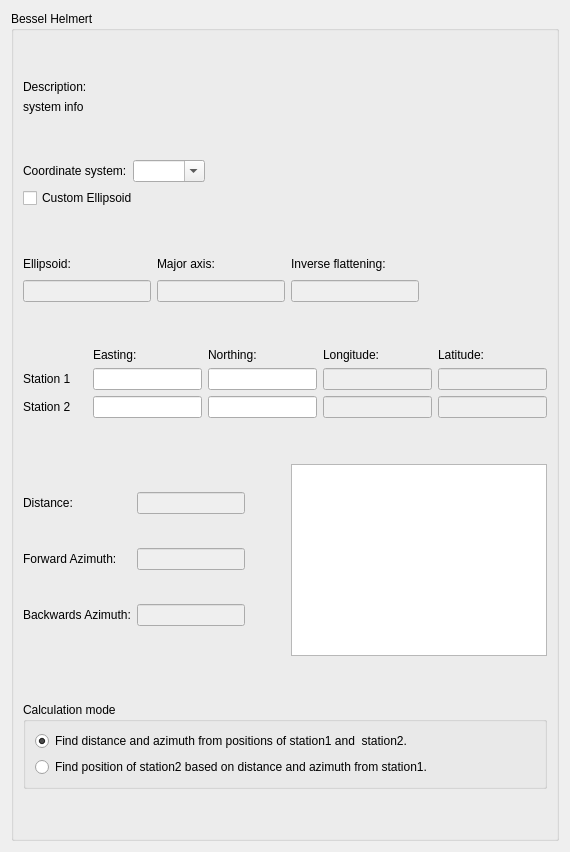
      <widget class="QWidget" name="tab_utilities">
       <attribute name="title">
        <string>Bessel Helmert</string>
       </attribute>
       <attribute name="toolTip">
        <string>Varoious geodetic utilities</string>
       </attribute>
       <layout class="QVBoxLayout" name="verticalLayout_7">
        <item>
         <widget class="QGroupBox" name="gb_bshlm">
          <property name="title">
           <string>Bessel Helmert</string>
          </property>
          <layout class="QVBoxLayout" name="verticalLayout_6">
           <item>
            <spacer name="verticalSpacer_20">
             <property name="orientation">
              <enum>Qt::Vertical</enum>
             </property>
             <property name="sizeHint" stdset="0">
              <size>
               <width>20</width>
               <height>40</height>
              </size>
             </property>
            </spacer>
           </item>
           <item>
            <layout class="QGridLayout" name="gridLayout_16">
             <item row="0" column="0">
              <widget class="QLabel" name="label_10">
               <property name="text">
                <string>Description:</string>
               </property>
              </widget>
             </item>
             <item row="1" column="0">
              <widget class="QLabel" name="lbl_bshlm_description">
               <property name="text">
                <string>system info</string>
               </property>
              </widget>
             </item>
            </layout>
           </item>
           <item>
            <spacer name="verticalSpacer_16">
             <property name="orientation">
              <enum>Qt::Vertical</enum>
             </property>
             <property name="sizeHint" stdset="0">
              <size>
               <width>20</width>
               <height>40</height>
              </size>
             </property>
            </spacer>
           </item>
           <item>
            <layout class="QGridLayout" name="gridLayout_13">
             <item row="2" column="1">
              <widget class="QLabel" name="label_2">
               <property name="text">
                <string>Coordinate system:</string>
               </property>
              </widget>
             </item>
             <item row="2" column="2">
              <widget class="QComboBox" name="cb_bshlm_system">
               <property name="editable">
                <bool>true</bool>
               </property>
              </widget>
             </item>
             <item row="2" column="6">
              <spacer name="horizontalSpacer_8">
               <property name="orientation">
                <enum>Qt::Horizontal</enum>
               </property>
               <property name="sizeHint" stdset="0">
                <size>
                 <width>40</width>
                 <height>20</height>
                </size>
               </property>
              </spacer>
             </item>
            </layout>
           </item>
           <item>
            <widget class="QCheckBox" name="chb_bshlm_custom_ellipsoid">
             <property name="enabled">
              <bool>true</bool>
             </property>
             <property name="text">
              <string>Custom Ellipsoid</string>
             </property>
            </widget>
           </item>
           <item>
            <spacer name="verticalSpacer_9">
             <property name="orientation">
              <enum>Qt::Vertical</enum>
             </property>
             <property name="sizeHint" stdset="0">
              <size>
               <width>20</width>
               <height>40</height>
              </size>
             </property>
            </spacer>
           </item>
           <item>
            <layout class="QGridLayout" name="gridLayout_15">
             <item row="1" column="0">
              <widget class="QLabel" name="lbl_bshlm_ellipsoid">
               <property name="text">
                <string>Ellipsoid:</string>
               </property>
              </widget>
             </item>
             <item row="1" column="2">
              <widget class="QLabel" name="label_12">
               <property name="text">
                <string>Inverse flattening:</string>
               </property>
              </widget>
             </item>
             <item row="1" column="1">
              <widget class="QLabel" name="label_11">
               <property name="text">
                <string>Major axis:</string>
               </property>
              </widget>
             </item>
             <item row="2" column="0">
              <widget class="QLineEdit" name="txt_bshlm_ellipsoid">
               <property name="enabled">
                <bool>false</bool>
               </property>
               <property name="readOnly">
                <bool>false</bool>
               </property>
              </widget>
             </item>
             <item row="2" column="2">
              <widget class="QLineEdit" name="txt_bshlm_flattening">
               <property name="enabled">
                <bool>false</bool>
               </property>
               <property name="readOnly">
                <bool>false</bool>
               </property>
              </widget>
             </item>
             <item row="2" column="1">
              <widget class="QLineEdit" name="txt_bshlm_axis">
               <property name="enabled">
                <bool>false</bool>
               </property>
               <property name="readOnly">
                <bool>false</bool>
               </property>
              </widget>
             </item>
             <item row="1" column="3">
              <spacer name="horizontalSpacer_9">
               <property name="orientation">
                <enum>Qt::Horizontal</enum>
               </property>
               <property name="sizeHint" stdset="0">
                <size>
                 <width>40</width>
                 <height>20</height>
                </size>
               </property>
              </spacer>
             </item>
            </layout>
           </item>
           <item>
            <spacer name="verticalSpacer_12">
             <property name="orientation">
              <enum>Qt::Vertical</enum>
             </property>
             <property name="sizeHint" stdset="0">
              <size>
               <width>20</width>
               <height>40</height>
              </size>
             </property>
            </spacer>
           </item>
           <item>
            <layout class="QGridLayout" name="gridLayout_8">
             <item row="1" column="2">
              <widget class="QLineEdit" name="txt_bshlm_x1"/>
             </item>
             <item row="1" column="3">
              <widget class="QLineEdit" name="txt_bshlm_y1"/>
             </item>
             <item row="0" column="1">
              <widget class="QLabel" name="label">
               <property name="text">
                <string/>
               </property>
              </widget>
             </item>
             <item row="0" column="2">
              <widget class="QLabel" name="lbl_bshlm_x">
               <property name="text">
                <string>Easting:</string>
               </property>
              </widget>
             </item>
             <item row="0" column="3">
              <widget class="QLabel" name="lbl_bshlm_y">
               <property name="text">
                <string>Northing:</string>
               </property>
              </widget>
             </item>
             <item row="1" column="0">
              <widget class="QLabel" name="lbl_bshlm_station1">
               <property name="text">
                <string>Station 1 </string>
               </property>
              </widget>
             </item>
             <item row="2" column="0">
              <widget class="QLabel" name="lbl_bshlm_station2">
               <property name="text">
                <string>Station 2</string>
               </property>
              </widget>
             </item>
             <item row="2" column="2">
              <widget class="QLineEdit" name="txt_bshlm_x2"/>
             </item>
             <item row="2" column="3">
              <widget class="QLineEdit" name="txt_bshlm_y2"/>
             </item>
             <item row="1" column="4">
              <widget class="QLineEdit" name="txt_bshlm_lon1">
               <property name="enabled">
                <bool>false</bool>
               </property>
               <property name="readOnly">
                <bool>true</bool>
               </property>
              </widget>
             </item>
             <item row="1" column="5">
              <widget class="QLineEdit" name="txt_bshlm_lat1">
               <property name="enabled">
                <bool>false</bool>
               </property>
               <property name="readOnly">
                <bool>true</bool>
               </property>
              </widget>
             </item>
             <item row="2" column="4">
              <widget class="QLineEdit" name="txt_bshlm_lon2">
               <property name="enabled">
                <bool>false</bool>
               </property>
               <property name="readOnly">
                <bool>true</bool>
               </property>
              </widget>
             </item>
             <item row="2" column="5">
              <widget class="QLineEdit" name="txt_bshlm_lat2">
               <property name="enabled">
                <bool>false</bool>
               </property>
               <property name="readOnly">
                <bool>true</bool>
               </property>
              </widget>
             </item>
             <item row="0" column="4">
              <widget class="QLabel" name="lbl_bshlm_lon">
               <property name="text">
                <string>Longitude:</string>
               </property>
              </widget>
             </item>
             <item row="0" column="5">
              <widget class="QLabel" name="lbl_bshlm_lat">
               <property name="text">
                <string>Latitude:</string>
               </property>
              </widget>
             </item>
            </layout>
           </item>
           <item>
            <spacer name="verticalSpacer_14">
             <property name="orientation">
              <enum>Qt::Vertical</enum>
             </property>
             <property name="sizeHint" stdset="0">
              <size>
               <width>20</width>
               <height>40</height>
              </size>
             </property>
            </spacer>
           </item>
           <item>
            <layout class="QHBoxLayout" name="horizontalLayout_4">
             <item>
              <layout class="QGridLayout" name="gridLayout_9">
               <item row="0" column="1">
                <widget class="QLineEdit" name="txt_bshlm_distance">
                 <property name="enabled">
                  <bool>false</bool>
                 </property>
                 <property name="sizePolicy">
                  <sizepolicy hsizetype="Fixed" vsizetype="Fixed">
                   <horstretch>0</horstretch>
                   <verstretch>0</verstretch>
                  </sizepolicy>
                 </property>
                </widget>
               </item>
               <item row="1" column="1">
                <widget class="QLineEdit" name="txt_bshlm_azimuth1">
                 <property name="enabled">
                  <bool>false</bool>
                 </property>
                 <property name="sizePolicy">
                  <sizepolicy hsizetype="Fixed" vsizetype="Fixed">
                   <horstretch>0</horstretch>
                   <verstretch>0</verstretch>
                  </sizepolicy>
                 </property>
                </widget>
               </item>
               <item row="2" column="1">
                <widget class="QLineEdit" name="txt_bshlm_azimuth2">
                 <property name="enabled">
                  <bool>false</bool>
                 </property>
                 <property name="sizePolicy">
                  <sizepolicy hsizetype="Fixed" vsizetype="Fixed">
                   <horstretch>0</horstretch>
                   <verstretch>0</verstretch>
                  </sizepolicy>
                 </property>
                </widget>
               </item>
               <item row="0" column="0">
                <widget class="QLabel" name="label_4">
                 <property name="text">
                  <string>Distance:</string>
                 </property>
                </widget>
               </item>
               <item row="1" column="0">
                <widget class="QLabel" name="label_6">
                 <property name="text">
                  <string>Forward Azimuth:</string>
                 </property>
                </widget>
               </item>
               <item row="2" column="0">
                <widget class="QLabel" name="label_7">
                 <property name="text">
                  <string>Backwards Azimuth:</string>
                 </property>
                </widget>
               </item>
               <item row="0" column="2">
                <spacer name="horizontalSpacer_3">
                 <property name="orientation">
                  <enum>Qt::Horizontal</enum>
                 </property>
                 <property name="sizeHint" stdset="0">
                  <size>
                   <width>40</width>
                   <height>20</height>
                  </size>
                 </property>
                </spacer>
               </item>
              </layout>
             </item>
             <item>
              <widget class="QTextEdit" name="txt_bshlm_log">
               <property name="readOnly">
                <bool>true</bool>
               </property>
              </widget>
             </item>
            </layout>
           </item>
           <item>
            <spacer name="verticalSpacer_13">
             <property name="orientation">
              <enum>Qt::Vertical</enum>
             </property>
             <property name="sizeHint" stdset="0">
              <size>
               <width>20</width>
               <height>40</height>
              </size>
             </property>
            </spacer>
           </item>
           <item>
            <widget class="QGroupBox" name="groupBox_6">
             <property name="title">
              <string>Calculation mode</string>
             </property>
             <layout class="QVBoxLayout" name="verticalLayout_9">
              <item>
               <widget class="QRadioButton" name="rdobt_bshlm_mode1">
                <property name="text">
                 <string>Find distance and azimuth from positions of station1 and  station2.</string>
                </property>
                <property name="checked">
                 <bool>true</bool>
                </property>
               </widget>
              </item>
              <item>
               <widget class="QRadioButton" name="rdobt_bshlm_mode2">
                <property name="text">
                 <string>Find position of station2 based on distance and azimuth from station1. </string>
                </property>
               </widget>
              </item>
             </layout>
            </widget>
           </item>
           <item>
            <spacer name="verticalSpacer_19">
             <property name="orientation">
              <enum>Qt::Vertical</enum>
             </property>
             <property name="sizeHint" stdset="0">
              <size>
               <width>20</width>
               <height>40</height>
              </size>
             </property>
            </spacer>
           </item>
          </layout>
         </widget>
        </item>
       </layout>
      </widget>
